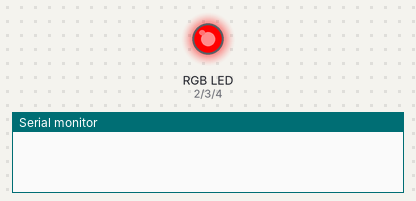
Recording of a sketch running on a simulated Arduino Uno, built with avr-gcc and run on an emulated ATmega328P. Parts: an RGB LED mixed from three pins (HIGH = lit), the last lines printed to the serial monitor. Dim RGB values are drawn brighter than linear.

Above: at 0.1 s.
At 5.3 s:
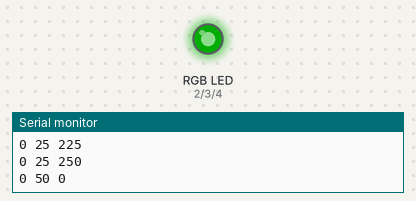
At 9.7 s:
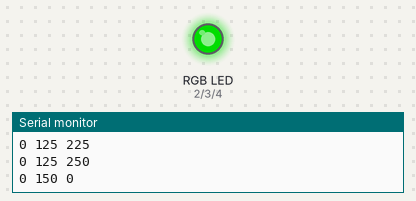
At 19.6 s:
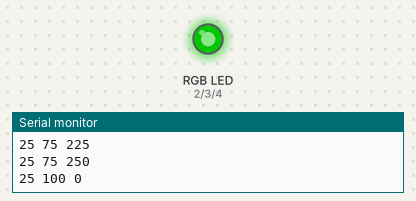
At 27.4 s:
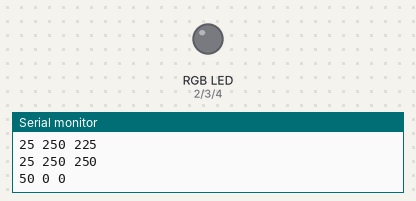
At 38.4 s:
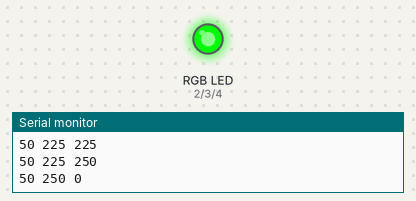
Timing chart, 0 to 40.0 s (numbered marks = the images above):
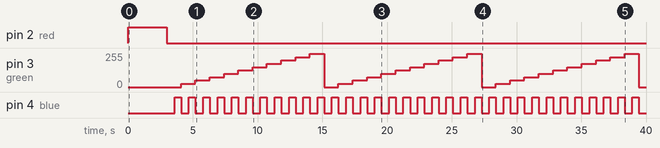

The sketch:

color_sensor.ino
```cpp
int red = 2;
int green = 3;
int blue = 4;


void setup() {
  // put your setup code here, to run once:
  pinMode(red, OUTPUT);
  pinMode(green, OUTPUT);
  pinMode(blue, OUTPUT);
  Serial.begin(9600);
}

void loop() {
  // put your main code here, to run repeatedly:
  digitalWrite(red, HIGH);
  delay(3000);
  for(int i = 0; i <=255; i = i + 25){
    for(int j = 0; j <= 255; j = j + 25){
      for(int k = 0; k <= 255; k = k + 25){
        analogWrite(red, i);
        analogWrite(green, j);
        analogWrite(blue, k);
        Serial.print(i);
        Serial.print(" ");
        Serial.print(j);
        Serial.print(" ");
        Serial.println(k);
        delay(100);
      }
    }
  }

}
```

Measured:
- by itself, pin 2 (red): LOW → HIGH at 0.00 s, → LOW 3.0 s later
- by itself, pin 4 (blue): LOW → HIGH at 3.6 s, → LOW 0.50 s later, → HIGH 0.60 s later, → LOW 0.50 s later, … (66 changes in this stretch)
- by itself, pin 3 (green): repeats every 12.1 s: 50/255 1.1 s, 75/255 1.1 s, 100/255 1.1 s, 125/255 1.1 s, 150/255 1.1 s, 175/255 1.1 s, 200/255 1.1 s, 225/255 1.1 s, 250/255 1.1 s, 0/255 1.1 s, 25/255 1.1 s
